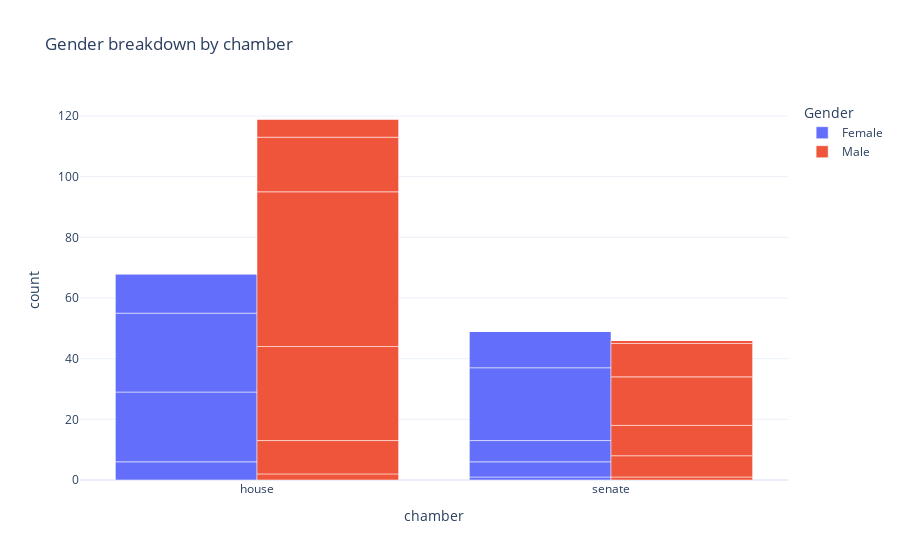

Notebook source saved alongside this figure:
### Code cell
# two female memebers missing 2 male members 4 male senators
chamber_counts = members.groupby(["Gender", "chamber"]).size().reset_index(name='count')
px.bar(age_counts, x="chamber", y="count", color="Gender", barmode="group", title="Gender breakdown by chamber")

### Figure 1 — Plotly figure (JSON) as saved in the notebook; plotly's stock layout.template omitted (floating-point values rounded to 4 significant figures)
{"data": [{"alignmentgroup": "True", "hovertemplate": "Gender=Female<br>chamber=%{x}<br>count=%{y}<extra></extra>", "legendgroup": "Female", "marker": {"color": "#636efa", "pattern": {"shape": ""}}, "name": "Female", "offsetgroup": "Female", "orientation": "v", "showlegend": true, "textposition": "auto", "x": ["house", "house", "house", "house", "house", "house", "house", "house", "house", "senate", "senate", "senate", "senate", "senate", "senate", "senate", "senate", "senate"], "xaxis": "x", "y": [0, 0, 6, 23, 26, 13, 0, 0, 0, 0, 1, 5, 7, 24, 12, 0, 0, 0], "yaxis": "y", "type": "bar"}, {"alignmentgroup": "True", "hovertemplate": "Gender=Male<br>chamber=%{x}<br>count=%{y}<extra></extra>", "legendgroup": "Male", "marker": {"color": "#EF553B", "pattern": {"shape": ""}}, "name": "Male", "offsetgroup": "Male", "orientation": "v", "showlegend": true, "textposition": "auto", "x": ["house", "house", "house", "house", "house", "house", "house", "house", "house", "senate", "senate", "senate", "senate", "senate", "senate", "senate", "senate", "senate"], "xaxis": "x", "y": [0, 2, 11, 31, 51, 18, 6, 0, 0, 0, 1, 7, 10, 16, 11, 1, 0, 0], "yaxis": "y", "type": "bar"}], "layout": {"xaxis": {"anchor": "y", "domain": [0.0, 1.0], "title": {"text": "chamber"}}, "yaxis": {"anchor": "x", "domain": [0.0, 1.0], "title": {"text": "count"}}, "legend": {"title": {"text": "Gender"}, "tracegroupgap": 0}, "title": {"text": "Gender breakdown by chamber"}, "barmode": "group"}}
